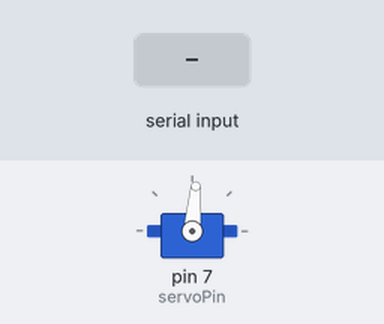
Bench run of a sketch on a simulated Arduino Uno, built with avr-gcc and run on an emulated ATmega328P. Shown: servo. The test bench sets the inputs (shaded band).

Above: at 2.2 s.
2.3 s: "OPEN" received over Serial
At 3.81 s:
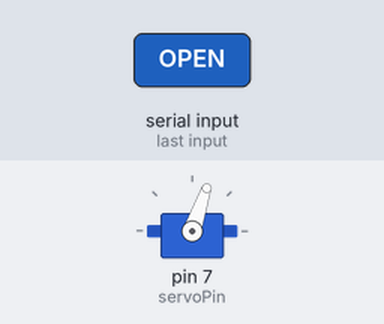
At 6.9 s:
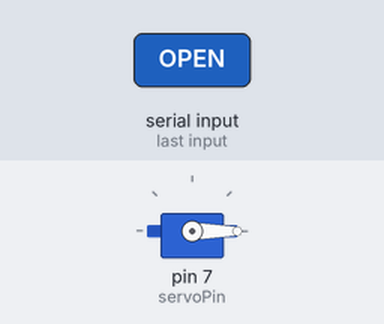
7.8 s: "CLOSE" received over Serial
At 9.94 s:
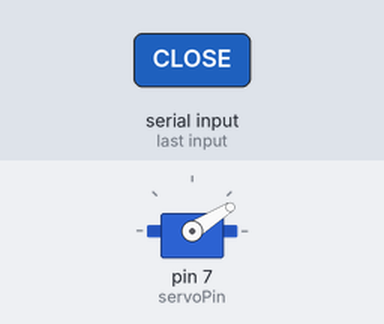
Timing chart, 0 to 13.3 s (numbered marks = the images above; inputs shaded):
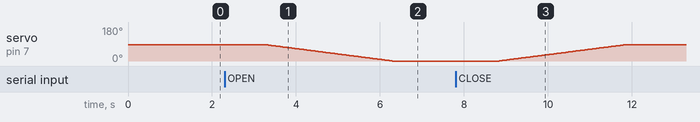

The sketch:

servo_controller.ino
```cpp
#include <Servo.h>

Servo myServo;
int servoPin = 7;
bool isRaised = false;

void setup() {
  myServo.attach(servoPin);
  myServo.write(85);
  delay(1000);
  Serial.begin(9600);
}

void loop() {
  if (Serial.available() > 0) {

    String received = Serial.readString();

    if (received == "OPEN" && isRaised == false) {
      myServo.attach(servoPin);
      for (int pos = 85; pos >= 0; pos--) {
        myServo.write(pos);
        delay(3000 / 85);
      }
      isRaised = true;
    } else if ((received == "CLOSE")) {
      for (int pos = 0; pos <= 85; pos++) {
        myServo.write(pos);
        delay(3000 / 85);
      }
      isRaised = false;
    }
    delay(200);
  }
}
```

Measured:
- after the input at 2.3 s, servo on pin 7 (servoPin): moves from 85° to 0° over 2.9 s, starting after 1.0 s
- after the input at 7.8 s, servo on pin 7 (servoPin): moves from 0° to 85° over 2.9 s, starting after 1.0 s
